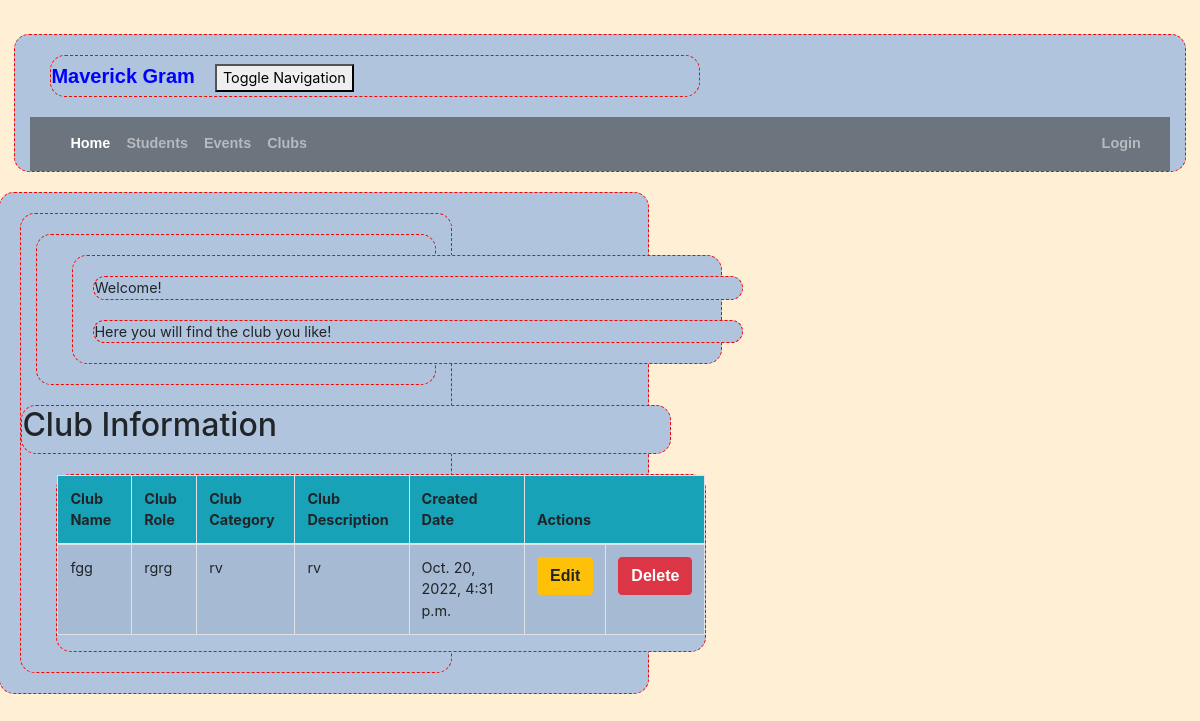
The app's page /club_list with its own data.
### crm/models.py (models this page shows, shortened)
class Club(models.Model):
    club_name = models.CharField(max_length=100)
    club_role = models.CharField(max_length=20)
    club_category = models.CharField(max_length=100)
    club_description = models.TextField()
    created_date = models.DateTimeField(
        default=timezone.now)

### crm/views.py (the view)
# urls.py: path('club_list', views.club_list, name='club_list'),
def club_list(request):
    club = Club.objects.filter()
    return render(request, 'crm/club_list.html',
                  {'clubs': club})

### crm/templates/crm/club_list.html (shortened to what this page needs)
<!DOCTYPE html>
<html lang="en">
{% extends 'crm/base.html' %}
{% block content %}
    <html>
    <head>
    </head>
    <body class="bodylist">
    <div class="container">
        <div class="panel panel-primary">
            <div class="panel-heading">Welcome!</div>
            <div class="panel-body">
                Here you will find the club you like!
            </div>
        </div>
    </div>
    <div class="row">
        <h2>Club Information</h2>
    </div>
    <div>
        <table class="table table-striped table-bordered table-hover w-auto">
            <thead>
            <tr class="bg-info">
                <th>Club Name</th>
                <th>Club Role</th>
                <th>Club Category</th>
                <th>Club Description</th>
                <th>Created　Date</th>
                <th colspan="4">Actions</th>
            </tr>
            </thead>
            <tbody>
            {% for club in clubs %}
                <tr>
                    <td>{{ club.club_name }}</td>
                    <td>{{ club.club_role }}</td>
                    <td>{{ club.club_category }}</td>
                    <td>{{ club.club_description }}</td>
                    <td>{{ club.created_date }}</td>
                    <td><a href="{% url 'crm:club_edit' pk=club.pk %}"
                           class="btn btn-warning">Edit</a>
                    <td><a href="{% url 'crm:club_delete' pk=club.pk %}"
                           onclick="return confirm('Are you sure you want to delete?')"
                           class="btn btn-danger">Delete</a>
                </tr>
            {% endfor %}
            </tbody>
        </table>
    </div>
    </body>
    </html>
{% endblock %}

### crm/static/css/portfolio.css (style rules this page uses)
body { font-size: 90%; border: 0px; margin: 0px; padding: 1em; background-color: #FFEFD5; }
div { border: thin dashed red; border-radius: 15px; background-color: #B0C4DE; width: 650px; margin: 20px; }
a { font-family: 'arial',sans-serif; color: blue; text-decoration: none; }
a:link { font-weight: bold; }

### records on screen
Club: club_name "fgg", club_role "rgrg", club_category "rv", club_description "rv", created_date "Oct. 20, 2022, 4:31 p.m."
